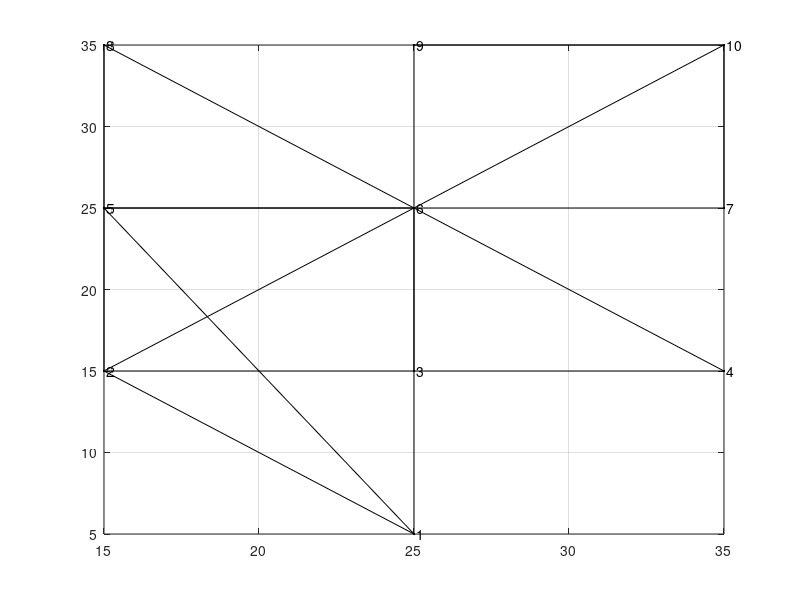

MATLAB code to generate this figure: (Note: this script raises an error after producing the figure.)
clear all;
clc

nNode = 10;
nodes = [(1:nNode); [25 15 25 35 15 25 35 15 25 35]; 
                    [5 15 15 15 25 25 25 35 35 35]]';
nSeg  = 19;
segments = [(1:nSeg); 
            [1 1 1 2 2 2 5 5 3 3 8 6 6 6 6 6  7  9  6]; 
            [2 3 5 3 5 6 8 6 4 6 6 5 3 4 7 10 10 10 9]]';
figure; 
plot(nodes(:,2), nodes(:,3),'k.');
hold on;

for s = 1:nSeg
    if (s <= nNode) 
        text(nodes(s,2),nodes(s,3),[' ' num2str(s)]); 
    end
    plot(nodes(segments(s,2:3)',2),nodes(segments(s,2:3)',3),'k');
    grid on;
    pause(0.1);
end
[d, p] = dijkstra(nodes, segments, 1, 10)
for n = 2:length(p)
    plot(nodes(p(n-1:n),2),nodes(p(n-1:n),3),'r-.','linewidth',2);
end
hold off;